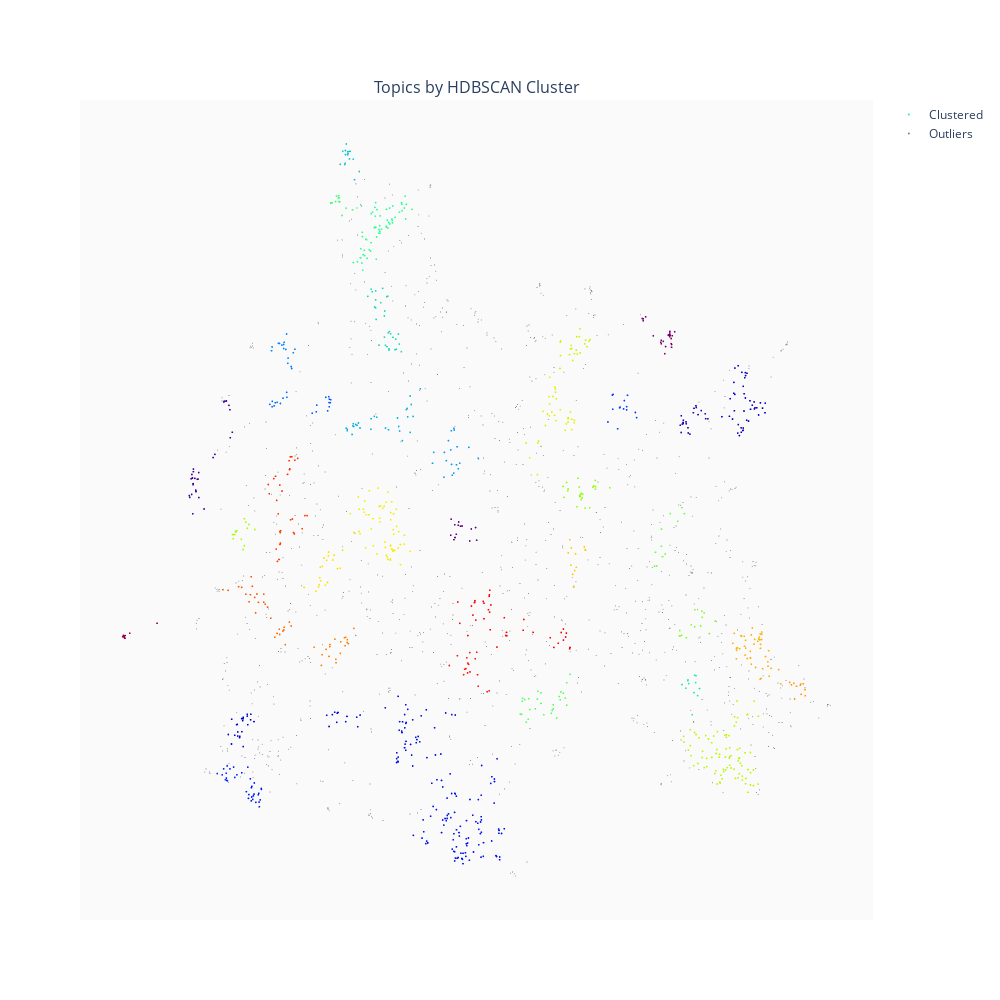

Notebook cell for this chart:
### Code cell
trace_cluster_2d, trace_outlier_2d = result_tracer_wrapper(uembs, clusters_2d.labels_, df["title_clean"].to_numpy())


col11 = [trace_cluster_2d, trace_outlier_2d]


row1 = [col11]


trace_list = [row1]

fig = subplotter(trace_list, ["Topics by HDBSCAN Cluster", ])

fig_show_save(fig, "topics-by-hdbscan-clusters")

### Figure 1 — Plotly figure (JSON) as saved in the notebook; plotly's stock layout.template omitted (floating-point values rounded to 4 significant figures; data arrays with more than 128 entries replaced by an {"elided": "..."} marker saying what was removed)
{"data": [{"customdata": {"elided": "1081x2 mixed values"}, "hovertemplate": "<b>Topics:</b> %{customdata[0]} <br><b>Cluster Id:</b> %{customdata[1]}<extra></extra>", "marker": {"color": {"elided": "1081 int values"}, "colorscale": [[0, "rgb(150,0,90)"], [0.125, "rgb(0,0,200)"], [0.25, "rgb(0,25,255)"], [0.375, "rgb(0,152,255)"], [0.5, "rgb(44,255,150)"], [0.625, "rgb(151,255,0)"], [0.75, "rgb(255,234,0)"], [0.875, "rgb(255,111,0)"], [1, "rgb(255,0,0)"]], "size": 2}, "mode": "markers", "name": "Clustered", "type": "scattergl", "x": {"elided": "1081 float values"}, "xaxis": "x", "y": {"elided": "1081 float values"}, "yaxis": "y"}, {"hovertemplate": "Outlier<extra></extra>", "marker": {"color": "grey", "size": 1}, "mode": "markers", "name": "Outliers", "type": "scattergl", "x": {"elided": "966 float values"}, "xaxis": "x", "y": {"elided": "966 float values"}, "yaxis": "y"}], "layout": {"annotations": [{"font": {"size": 16}, "showarrow": false, "text": "Topics by HDBSCAN Cluster", "x": 0.5, "xanchor": "center", "xref": "paper", "y": 1, "yanchor": "bottom", "yref": "paper"}], "height": 1000, "plot_bgcolor": "rgba(250,250,250,1)", "width": 1000, "xaxis": {"anchor": "y", "domain": [0, 1], "visible": false}, "yaxis": {"anchor": "x", "domain": [0, 1], "visible": false}}}
